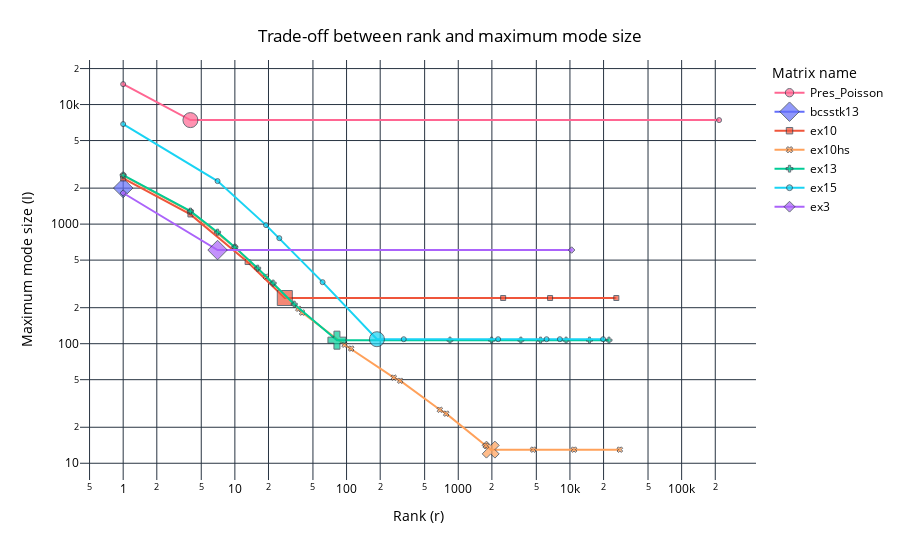

The notebook cell this image was saved under:
### Code cell
# trade-off between rank and max mode size - baseline
fig = px.line(baseline_df, x="rank", y="max_mode_size", color="matrix_name", symbol="matrix_name", log_x=True, log_y=True, color_discrete_map=matrix_color_map,
                 labels={
                     "rank": "Rank (r)",
                     "matrix_name": "Matrix name",
                     "max_mode_size": "Maximum mode size (I)",
                 })
fig.update_layout(
    title={
        'text': "Trade-off between rank and maximum mode size",
        'x':0.5,
        'xanchor': 'center',
        'yanchor': 'top'
    },
    plot_bgcolor='white',   # Plot area background color
    paper_bgcolor='white',  # Entire figure background color
    font=dict(color='black') # Font color
)
# enlarge baseline tile size markers
fig.for_each_trace(lambda trace: update_marker_size(baseline_df, trace, trace.name, "matrix_name"))
fig.show()

fig.write_image("plots/baseline_max_mode_size_vs_rank.pdf")

### Figure 1 — Plotly figure (JSON) as saved in the notebook; plotly's stock layout.template omitted (floating-point values rounded to 4 significant figures)
{"data": [{"hovertemplate": "Matrix name=Pres_Poisson<br>Rank (r)=%{x}<br>Maximum mode size (I)=%{y}<extra></extra>", "legendgroup": "Pres_Poisson", "line": {"color": "#FF6692", "dash": "solid"}, "marker": {"symbol": "circle", "size": [5, 15, 5]}, "mode": "lines+markers", "name": "Pres_Poisson", "orientation": "v", "showlegend": true, "x": [216300.0, 4.0, 1.0], "xaxis": "x", "y": [7411.0, 7411.0, 14820.0], "yaxis": "y", "type": "scatter"}, {"hovertemplate": "Matrix name=bcsstk13<br>Rank (r)=%{x}<br>Maximum mode size (I)=%{y}<extra></extra>", "legendgroup": "bcsstk13", "line": {"color": "#636EFA", "dash": "solid"}, "marker": {"symbol": "diamond", "size": [15]}, "mode": "lines+markers", "name": "bcsstk13", "orientation": "v", "showlegend": true, "x": [1.0], "xaxis": "x", "y": [2003.0], "yaxis": "y", "type": "scatter"}, {"hovertemplate": "Matrix name=ex10<br>Rank (r)=%{x}<br>Maximum mode size (I)=%{y}<extra></extra>", "legendgroup": "ex10", "line": {"color": "#EF553B", "dash": "solid"}, "marker": {"symbol": "square", "size": [5, 5, 5, 15, 5, 5, 5]}, "mode": "lines+markers", "name": "ex10", "orientation": "v", "showlegend": true, "x": [26020.0, 6641.0, 2524.0, 28.0, 13.0, 4.0, 1.0], "xaxis": "x", "y": [241.0, 241.0, 241.0, 241.0, 482.0, 1205.0, 2410.0], "yaxis": "y", "type": "scatter"}, {"hovertemplate": "Matrix name=ex10hs<br>Rank (r)=%{x}<br>Maximum mode size (I)=%{y}<extra></extra>", "legendgroup": "ex10hs", "line": {"color": "#FFA15A", "dash": "solid"}, "marker": {"symbol": "x", "size": [5, 5, 5, 15, 5, 5, 5, 5, 5, 5, 5, 5, 5, 5, 5, 5, 5]}, "mode": "lines+markers", "name": "ex10hs", "orientation": "v", "showlegend": true, "x": [27980.0, 10870.0, 4688.0, 1952.0, 1770.0, 780.0, 685.0, 302.0, 265.0, 110.0, 96.0, 40.0, 37.0, 19.0, 10.0, 4.0, 1.0], "xaxis": "x", "y": [13.0, 13.0, 13.0, 13.0, 14.0, 26.0, 28.0, 49.0, 52.0, 91.0, 98.0, 182.0, 196.0, 364.0, 637.0, 1274.0, 2548.0], "yaxis": "y", "type": "scatter"}, {"hovertemplate": "Matrix name=ex13<br>Rank (r)=%{x}<br>Maximum mode size (I)=%{y}<extra></extra>", "legendgroup": "ex13", "line": {"color": "#00CC96", "dash": "solid"}, "marker": {"symbol": "cross", "size": [5, 5, 5, 5, 5, 5, 5, 15, 5, 5, 5, 5, 5, 5, 5]}, "mode": "lines+markers", "name": "ex13", "orientation": "v", "showlegend": true, "x": [22350.0, 14960.0, 9234.0, 5456.0, 3637.0, 1990.0, 843.0, 82.0, 34.0, 22.0, 16.0, 10.0, 7.0, 4.0, 1.0], "xaxis": "x", "y": [107.0, 107.0, 107.0, 107.0, 107.0, 107.0, 107.0, 107.0, 214.0, 321.0, 428.0, 642.0, 856.0, 1284.0, 2568.0], "yaxis": "y", "type": "scatter"}, {"hovertemplate": "Matrix name=ex15<br>Rank (r)=%{x}<br>Maximum mode size (I)=%{y}<extra></extra>", "legendgroup": "ex15", "line": {"color": "#19D3F3", "dash": "solid"}, "marker": {"symbol": "circle", "size": [5, 5, 5, 5, 5, 15, 5, 5, 5, 5, 5]}, "mode": "lines+markers", "name": "ex15", "orientation": "v", "showlegend": true, "x": [19820.0, 8125.0, 6175.0, 2275.0, 325.0, 187.0, 61.0, 25.0, 19.0, 7.0, 1.0], "xaxis": "x", "y": [109.0, 109.0, 109.0, 109.0, 109.0, 109.0, 327.0, 763.0, 981.0, 2289.0, 6867.0], "yaxis": "y", "type": "scatter"}, {"hovertemplate": "Matrix name=ex3<br>Rank (r)=%{x}<br>Maximum mode size (I)=%{y}<extra></extra>", "legendgroup": "ex3", "line": {"color": "#AB63FA", "dash": "solid"}, "marker": {"symbol": "diamond", "size": [5, 15, 5]}, "mode": "lines+markers", "name": "ex3", "orientation": "v", "showlegend": true, "x": [10350.0, 7.0, 1.0], "xaxis": "x", "y": [607.0, 607.0, 1821.0], "yaxis": "y", "type": "scatter"}], "layout": {"xaxis": {"anchor": "y", "domain": [0.0, 1.0], "title": {"text": "Rank (r)"}, "type": "log"}, "yaxis": {"anchor": "x", "domain": [0.0, 1.0], "title": {"text": "Maximum mode size (I)"}, "type": "log"}, "legend": {"title": {"text": "Matrix name"}, "tracegroupgap": 0}, "margin": {"t": 60}, "title": {"text": "Trade-off between rank and maximum mode size", "x": 0.5, "xanchor": "center", "yanchor": "top"}, "font": {"color": "black"}, "plot_bgcolor": "white", "paper_bgcolor": "white"}}
